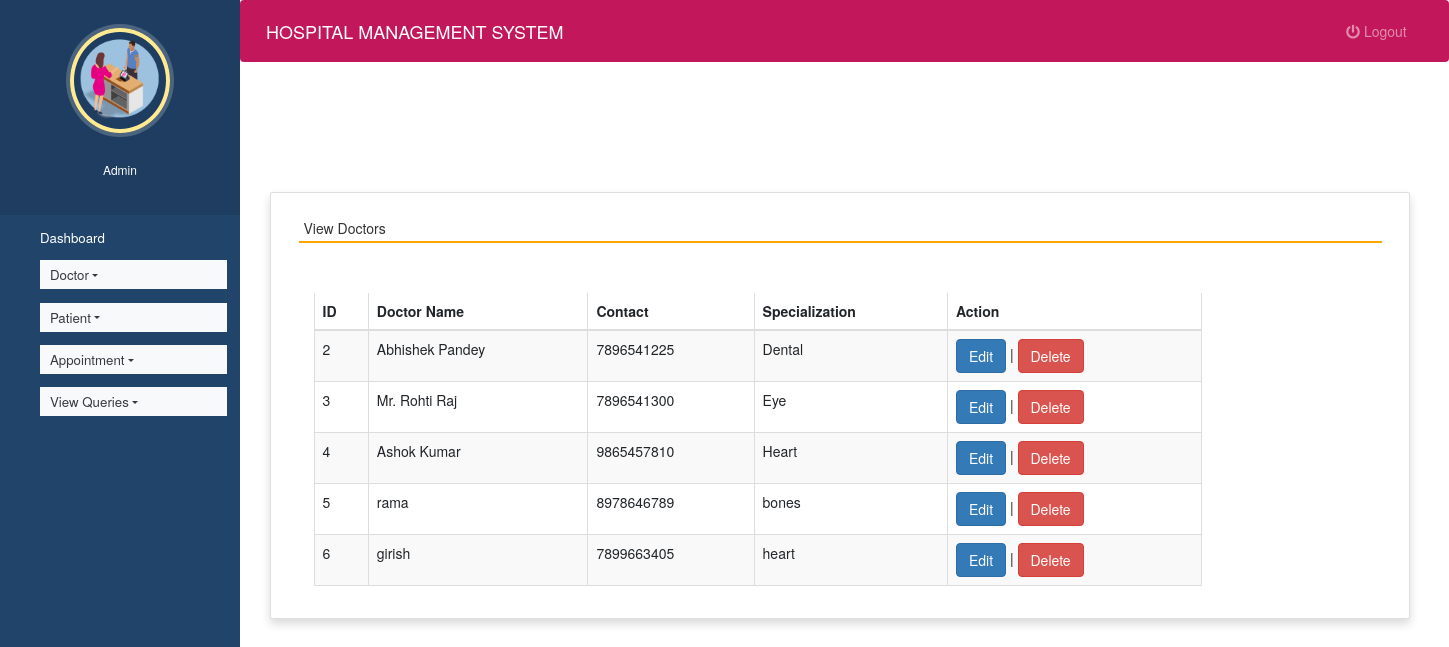
Page /view_doctor (signed in) on the committed database.
### hospitals/models.py (models this page shows, shortened)
class Doctor(models.Model):
    name = models.CharField(max_length=50)
    mobile = models.IntegerField()
    special = models.CharField(max_length=50)

### hospitals/views.py (the view)
# urls.py: path('view_doctor', view_doctor, name='view_doctor'),
def view_doctor(request):
    if not request.user.is_staff:
        return redirect('login')
    doc = Doctor.objects.all()
    d = {'doc':doc}
    return render(request,'view_doctor.html', d)

### hospitals/templates/view_doctor.html (shortened to what this page needs)
{% extends 'admin_nav.html' %}
{% load static %}
{% block content %}
<head>
 <link rel="stylesheet" href="https://maxcdn.bootstrapcdn.com/bootstrap/3.4.1/css/bootstrap.min.css">
  <link rel="stylesheet" href="https://cdnjs.cloudflare.com/ajax/libs/font-awesome/4.7.0/css/font-awesome.min.css">
  <link rel="stylesheet" href="https://use.fontawesome.com/releases/v5.6.3/css/all.css">
</head>
<br><br><br><br>
<div class="container card shadow m-5">
    <div class="card-body">
        <h5 class="p-2" style="border-bottom: 2px solid orange">View Doctors</h5>
		<div class="container mt-5">
			<div class="table-responsive">
		<table id="example" class="table table-striped table-bordered table-sm" style="width:80%">
			<thead>
				<tr>
					<th>ID</th>
					<th>Doctor Name</th>
					<th>Contact</th>
					<th>Specialization</th>
                    <th>Action</th>
				</tr>
			</thead>
			<tbody>
            {% for i in doc %}
			<tr>
				<td>{{i.id}}</td>
				<td>{{i.name}}</td>
				<td>{{i.mobile}}</td>
				<td>{{i.special}}</td>
				<td><a href="{% url 'edit_doctor' i.id %}" class="btn btn-primary">Edit</a> |
				<a href="{% url 'delete_doctor' i.id %}" onclick="return confirm('Are you ready to delete this record ?')" class="btn btn-danger">Delete</a></td>
			</tr>
			{% endfor %}
			</tbody>
		</table>
				</div>
	 </div>
	</div>
</div>
{% endblock content %}

### hospitals/static/style.css (style rules this page uses)
body { padding-left: 240px; }

### hospitals/templates/admin_nav.html (style rules this page uses)
a:link { text-decoration: none; }
a { color: white; }
body { padding-left: 240px; }

### rows in the picture
Doctor: id "2", name "Abhishek Pandey", mobile "7896541225", special "Dental"
Doctor: id "3", name "Mr. Rohti Raj", mobile "7896541300", special "Eye"
Doctor: id "4", name "Ashok Kumar", mobile "9865457810", special "Heart"
Doctor: id "5", name "rama", mobile "8978646789", special "bones"
Doctor: id "6", name "girish", mobile "7899663405", special "heart"
